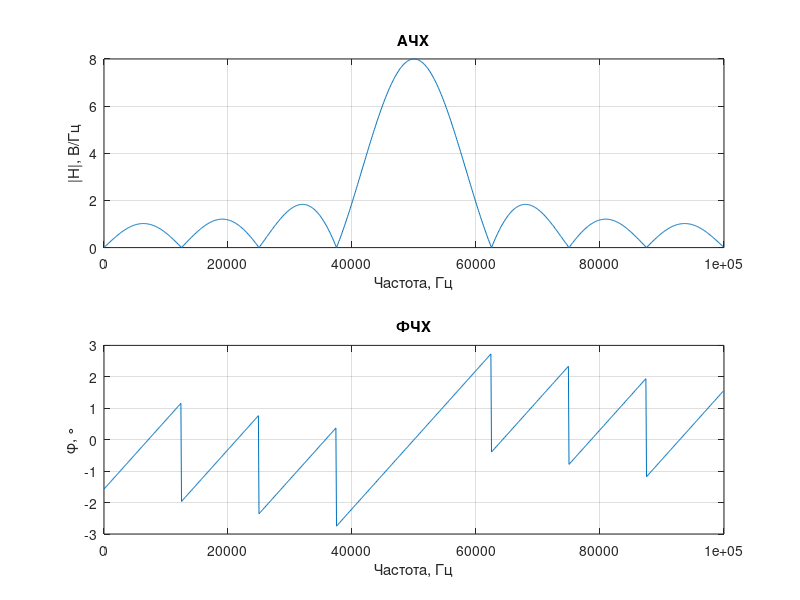
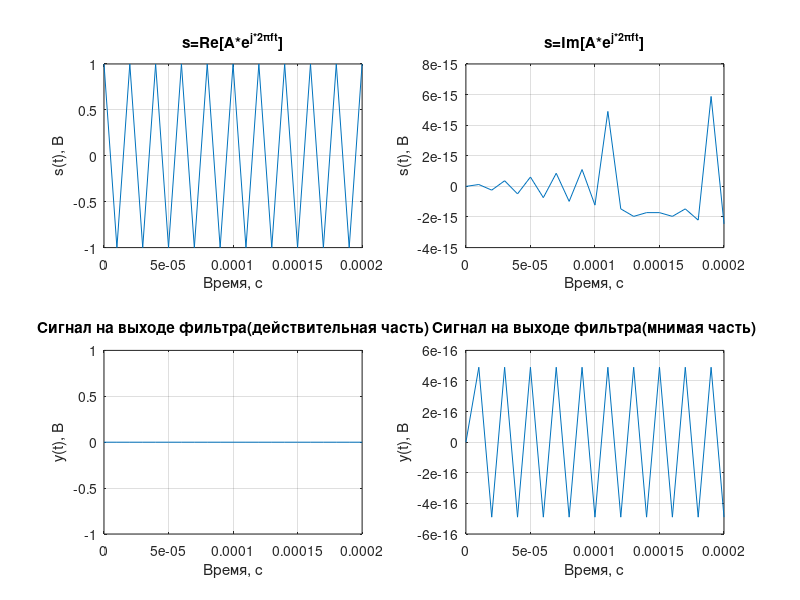

The MATLAB source for these figures, in order:
function praktika7()
%% Created by L_DelOff
global type_of_noise time A f A_n1 A_n2 T N k
%% Пункт №1

%% Основные параметры
% сигнал
A=1;        % амплитуда сигнала[В]
f=50000;       % частота сигнала[Гц]
% модель
T=0.00001;    % Период дискретизации
time=10/f;    % всё время моделирования[с]
% когерентный накопитель
N=8;        % количество каналов при подсчёте ДПФ
k=4;        % интересующий нас канал = k+1
% шум
    % максимальная амплитуда шума[В]
A_n1=0.01; %равномерного
A_n2=1000; %для нормального закона это множитель, который надо подгонять под цифру выше (шум 2)
type_of_noise=2; % выбор типа шума (1 или 2)

[s,n,t]=punkt1();
% s - массив значений сигнала
% t - массив значений времени
%% Пункт 2
y=punkt2(s,n,t);
% y = 
% [ выход ЦФ, если подать сигнал]
%%
%% Пункт 3
report=punkt3(s,y,t);
% report =
% среднее(мат ожидание) СКО дисперсия
% x                     x   x
% ...                   ... ...

%% Внимание, эти строки нужны для построения зависимости SNR от амплитуды сигнала
%%Выполнить эти две строки для создания/обнуления таблицы
%report_new=[]
%save('report.mat','report_new');
%%Эти строки ломают код, но создают в папке таблицу(раскоментировать вместе со строками в п.3)
%первая строка - амплитуды
%вторая строка - значение отношения сигнал шум
%load('report.mat','report_new');
%report_new(1,end+1)=A;
%report_new(2,end)=report;
%save('report.mat','report_new');
%%
a=1;
fprintf('Конец');
end

function [s,n,t]=punkt1()
global type_of_noise time A f A_n1 A_n2 T
%% Задаю наблюдаемый промежуток времени
t=0:T:time;
%% Создаю комплексный гармонический сигнал
s=A*exp(1i*2*pi*f*t);
%% Создаю шум
n=[];
%n=[случайные числа (только rand())         ... это шум по равномерному распределению ...] 
%  [случайные числа (сложил много раз rand) ... это шум по нормальному распределению ... ]                               ]
for i=0:T:time
    n(1,end+1)=A_n1*((2*rand()-1)+1i*(2*rand()-1)); %Шум с равномерным распределением
    n(2,end)=0;
    for j=1:1000
        n(2,end)=n(2,end)+A_n1*((2*rand()-1)+1i*(2*rand()-1)); %Шум с нормальным распределением
    end
    n(2,end)=n(2,end)/1000*A_n2;
end
%% Формирование сигнала(графики)
    function grafiki1(s,n,t)
        figure(11)
        %% Чистый сигнал (действительная часть)
        subplot(2,1,1)
        plot(t,real(s))
        grid on
        title('s=Re[A*e^{j*2\pift}]')
        xlabel('Время, с')
        ylabel('s(t), В')
        %% Чистый сигнал (мнимая часть)
        subplot(2,1,2)
        plot(t,imag(s))
        grid on
        title('s=Im[A*e^{j*2\pift}]')
        xlabel('Время, с')
        ylabel('s(t), В')
        %% Шум (действительная часть)
        figure(12)
        subplot(2,2,1)
        plot(t,real(n(type_of_noise,:)))
        grid on
        title('Re[n(t)]')
        xlabel('Время, с')
        ylabel('n(t), В')
        ylim([-1 1])
        %% Шум (мнимая часть)
        subplot(2,2,2)
        plot(t,imag(n(type_of_noise,:)))
        grid on
        title('Im[n(t)]')
        xlabel('Время, с')
        ylabel('s(t), В')
        ylim([-1 1])
        %% Полный сигнал (действительная часть) 
        subplot(2,2,3)
        plot(t,real(s+n(type_of_noise,:)))
        grid on
        title('Re[s(t)+n(t)]')
        xlabel('Время, с')
        ylabel('s(t), В')
        %% Полный сигнал (мнимая часть) 
        subplot(2,2,4)
        plot(t,imag(s+n(type_of_noise,:)))
        grid on
        title('Im[s(t)+n(t)]')
        xlabel('Время, с')
        ylabel('s(t), В')
        %% Распределение шума
        figure(13)
        hist(real(n(1,:)),20)
        grid on
        title('Шум(равномерный закон)')
        figure(14)
        hist(real(n(2,:)),20)
        grid on
        title('Шум(нормальный закон)')        
    end
%% Раскоментировать, если нужны графики
%grafiki1(s,n,t)
end

function y=punkt2(s,n,t)
global T N k
%% Разностное уравнение фильтра
    function y=filter(x)
        sum=0;
        deltaw=2*pi/(N*T);
        for n=0:N-1
            sum=sum+x*exp(-1i*deltaw*T*n*k);
        end
        y=sum;        
    end
%% ЧХ фильтра
    function cfr1()
        figure(22)
        %% КЧХ
        deltaw=2*pi/(N*T);
        H=[];
        freq=1:100:1/T;
        for ii=freq
            eta=2*pi*ii/deltaw;
            fi=deltaw*T*(eta-k);
            H=[H sin(N*fi/2)/sin(fi/2)*exp(1j*(fi*(N-1))/2)];                
        end
        %% АЧХ
        subplot(2,1,1)
        plot(freq,abs(H));
        title('АЧХ');
        xlabel('Частота, Гц')
        ylabel('|H|, В/Гц')
        grid on
        %% ФЧХ
        subplot(2,1,2)
        plot(freq,angle(H));
        title('ФЧХ');
        xlabel('Частота, Гц')
        ylabel('\phi, \circ')
        grid on        
    end
%% Раскоментировать, если нужны графики
cfr1();

%% прохождение сингала через цифровой фильтр
y_s=0;
for i=2:length(s)
    y_s=[y_s filter(s(i))]; % прогоняю чистый сигнал через ЦФ
end
y(1,:)=y_s;
%% Временные диаграммы
    function grafiki2(s,t,y_s) 
        %% Аналогично реальные и мнимые части на входе и выходе ЦФ
        % Пределы по оси Y
        ylimit=[-2 2];        
        %% s(t)
        figure(24)
        %%
        subplot(2,2,1)
        plot(t,real(s))
        grid on
        title('s=Re[A*e^{j*2\pift}]')
        xlabel('Время, с')
        ylabel('s(t), В')
        %ylim(ylimit);
        %%
        subplot(2,2,2)
        plot(t,imag(s))
        grid on
        title('s=Im[A*e^{j*2\pift}]')
        xlabel('Время, с')
        ylabel('s(t), В')
        %ylim(ylimit);
        %%
        subplot(2,2,3)
        plot(t,real(y_s))
        grid on
        title('Сигнал на выходе фильтра(действительная часть)')
        xlabel('Время, с')
        ylabel('y(t), В')
        %ylim(ylimit);
        %%
        subplot(2,2,4)
        plot(t,imag(y_s))
        grid on
        title('Сигнал на выходе фильтра(мнимая часть)')
        xlabel('Время, с')
        ylabel('y(t), В')
        %ylim(ylimit);        
    end
%% Раскоментировать, если нужны графики
grafiki2(s,t,y_s);
a=1;
end

function report=punkt3(s,noise,y,t)
global type_of_noise
report=[]
    function report=izmerenie(x)
    %% Измерение 
    % Момент первого порядка - это математическое ожидание
    % Момент второго порядка - это дисперсия(квадрат среднеквадратического)
        fprintf('Математическое ожидание - ');
        MEAN=mean(x);
        fprintf(num2str(MEAN));
        fprintf(' В.\n');
        
        fprintf('Среднеквадратическое отклонение - ');
        RMS=rms(x);
        fprintf(num2str(RMS));
        fprintf(' В.\n');
        
        fprintf('Дисперсия - ');
        fprintf(num2str(RMS^2));
        fprintf(' В^2.\n\n');  
        
        report=[MEAN;RMS;RMS^2];
    end
%% измерение отношения сигнал шум на выходе  (либо это)
%ds=izmerenie(real(y(1,:)));
%dn=izmerenie(real(y(2,:)));
%report=ds(2)/dn(2);
%% Эти строки для измерения параметров (либо это, иначе может не заработать)
%{
%% --------
fprintf('Измерение параметров входного сигнала\n');
%% сигнал(вход)
fprintf('Чистый сигнал(действительная составляющая): \n');
report(end+1,:)=izmerenie(real(s));
fprintf('Чистый сигнал(мнимая составляющая): \n');
report(end+1,:)=izmerenie(imag(s));
%% шум(вход)
fprintf('Шум(действительная составляющая): \n');
report(end+1,:)=izmerenie(real(n(type_of_noise,:)));
fprintf('Шум(мнимая составляющая): \n');
report(end+1,:)=izmerenie(imag(n(type_of_noise,:)));
%% сигнал+шум(вход)
fprintf('Сигнал+шум(действительная составляющая): \n');
report(end+1,:)=izmerenie(real(s+n(type_of_noise,:)));
fprintf('Сигнал+шум(мнимая составляющая): \n');
report(end+1,:)=izmerenie(imag(s+n(type_of_noise,:)));
%% -------------
fprintf('Измерение параметров выходного сигнала\n');
%% сигнал(выход)
fprintf('Чистый сигнал(действительная составляющая): \n');
report(end+1,:)=izmerenie(real(y(1,:)));
fprintf('Чистый сигнал(мнимая составляющая): \n');
report(end+1,:)=izmerenie(imag(y(1,:)));
%% шум(выход)
fprintf('Шум(действительная составляющая): \n');
report(end+1,:)=izmerenie(real(y(2,:)));
fprintf('Шум(мнимая составляющая): \n');
report(end+1,:)=izmerenie(imag(y(2,:)));
%% сигнал+шум(выход)
fprintf('Сигнал+шум(действительная составляющая): \n');
report(end+1,:)=izmerenie(real(y(3,:)));
fprintf('Сигнал+шум(мнимая составляющая): \n');
report(end+1,:)=izmerenie(imag(y(3,:)));
%}
end


